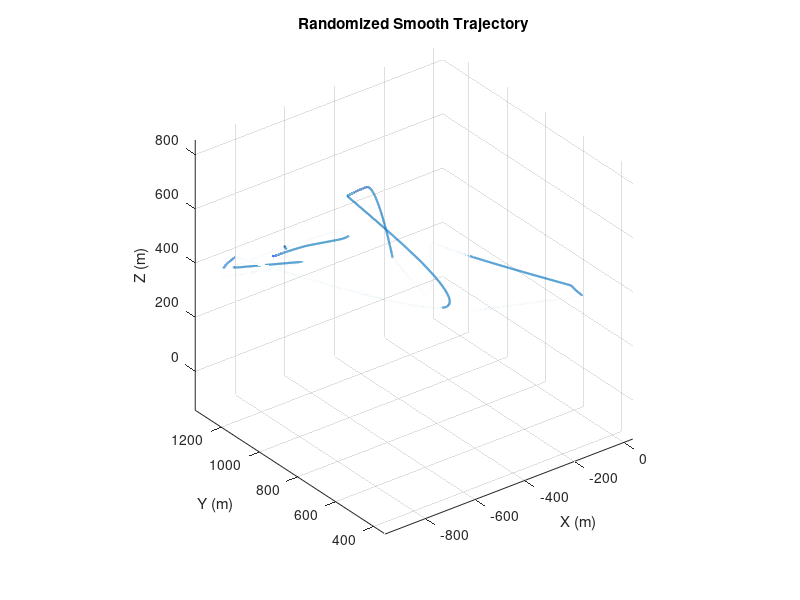
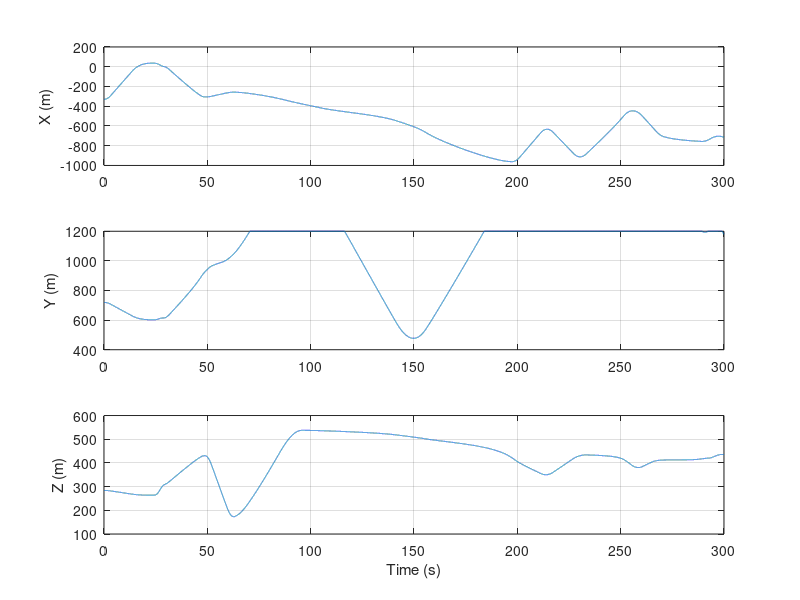
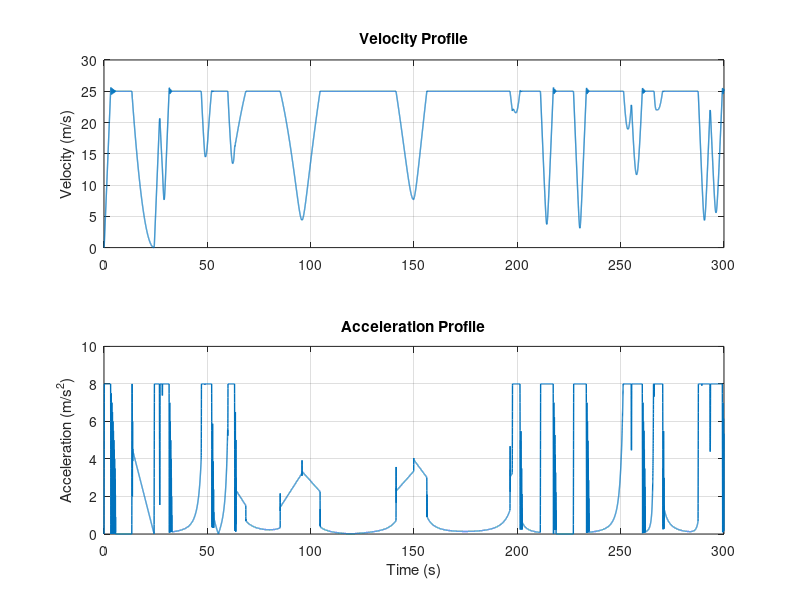

MATLAB code to generate these figures, in order:
function traj = final_traj_sim_5min_random()
% final_traj_sim_5min_random – 5‑min randomized drone trajectory
% • Duration: 5 min at 100 Hz
% • Domain: X,Y ∈ [–2500,2500] m; Z ∈ [40,700] m
% • Drone limits: v_max=25 m/s, a_max=8 m/s², j_max=50 m/s³
% • Smooth, continuous motion with jerk limiting

rng('shuffle');
%% 1) PARAMETERS
dt            = 0.01;                % [s]
duration_min  = 5;                   % minutes
duration_s    = duration_min*60;    % seconds
N             = round(duration_s/dt);

% Spatial bounds
minX = -1200; maxX =  1200;
minY = -1200 ; maxY =  1200;
minZ =   40;   maxZ =   700;

% Physical limits
dt    = dt;
v_max = 25;   % [m/s]
a_max = 8;    % [m/s^2]
j_max = 50;   % [m/s^3]

%% 2) RANDOM WAYPOINTS\% Choose random number of waypoints (5–15)
numWP = randi([10,20]);
% Include start=0 and end=duration
t_wp = sort([0, rand(1,numWP)*duration_s, duration_s]);
x_wp = minX + (maxX-minX)*rand(size(t_wp));
y_wp = minY + (maxY-minY)*rand(size(t_wp));
z_wp = minZ + (maxZ-minZ)*rand(size(t_wp));

% Spline path through waypoints
t = linspace(0,duration_s,N)';
raw = [interp1(t_wp,x_wp,t,'pchip'), ...
       interp1(t_wp,y_wp,t,'pchip'), ...
       interp1(t_wp,z_wp,t,'pchip')];

%% 3) SMOOTH VELOCITY & ACCELERATION WITH JERK LIMITING
vel = zeros(N,3);
acc = zeros(N,3);
for k = 2:N
    % desired velocity from raw spline
    v_des = (raw(k,:) - raw(k-1,:)) / dt;
    % clip speed
    if norm(v_des) > v_max
        v_des = v_des * (v_max / norm(v_des));
    end
    % acceleration
    a_des = (v_des - vel(k-1,:)) / dt;
    if norm(a_des) > a_max
        a_des = a_des * (a_max / norm(a_des));
    end
    % jerk limiting relative to previous acc
    j = (a_des - acc(k-1,:)) / dt;
    if norm(j) > j_max
        j = j * (j_max / norm(j));
        a_des = acc(k-1,:) + j*dt;
    end
    % update states
    acc(k,:) = a_des;
    vel(k,:) = vel(k-1,:) + a_des*dt;
end

%% 4) RECOMPUTE POSITION BY INTEGRATION
traj = zeros(N,3);
traj(1,:) = raw(1,:);
for k = 2:N
    traj(k,:) = traj(k-1,:) + vel(k,:) * dt;
end

%% 5) CLAMP TO DOMAIN
traj(:,1) = min(max(traj(:,1),minX),maxX);
traj(:,2) = min(max(traj(:,2),minY),maxY);
traj(:,3) = min(max(traj(:,3),minZ),maxZ);

% 6) METRICS & DISPLAY
v_mag = vecnorm(vel,2,2);
a_mag = vecnorm(acc,2,2);
avg_v = mean(v_mag);
avg_a = mean(a_mag);
fprintf('Duration: %.1f s (%.1f min)\n',duration_s,duration_min);
fprintf('Avg velocity: %.2f m/s   Avg acceleration: %.2f m/s^2\n',avg_v,avg_a);

% % %% 7) PLOTTING
t_vec = (0:N-1)' * dt;
% % 3D Path
figure('Name','3D Trajectory','Color','w');
plot3(traj(:,1),traj(:,2),traj(:,3),'LineWidth',1.5);
grid on; axis equal;
xlabel('X (m)'); ylabel('Y (m)'); zlabel('Z (m)');
title('Randomized Smooth Trajectory');
% 
% Position vs time
figure('Name','Position vs Time','Color','w');
subplot(3,1,1); plot(t_vec,traj(:,1)); ylabel('X (m)'); grid on;
subplot(3,1,2); plot(t_vec,traj(:,2)); ylabel('Y (m)'); grid on;
subplot(3,1,3); plot(t_vec,traj(:,3)); ylabel('Z (m)'); xlabel('Time (s)'); grid on;

% Velocity & acceleration
figure('Name','Velocity & Acceleration','Color','w');
subplot(2,1,1); plot(t_vec,v_mag,'LineWidth',1);
grid on; ylabel('Velocity (m/s)'); title('Velocity Profile');
subplot(2,1,2); plot(t_vec,a_mag,'LineWidth',1);
grid on; ylabel('Acceleration (m/s^2)'); xlabel('Time (s)');
title('Acceleration Profile');
end
